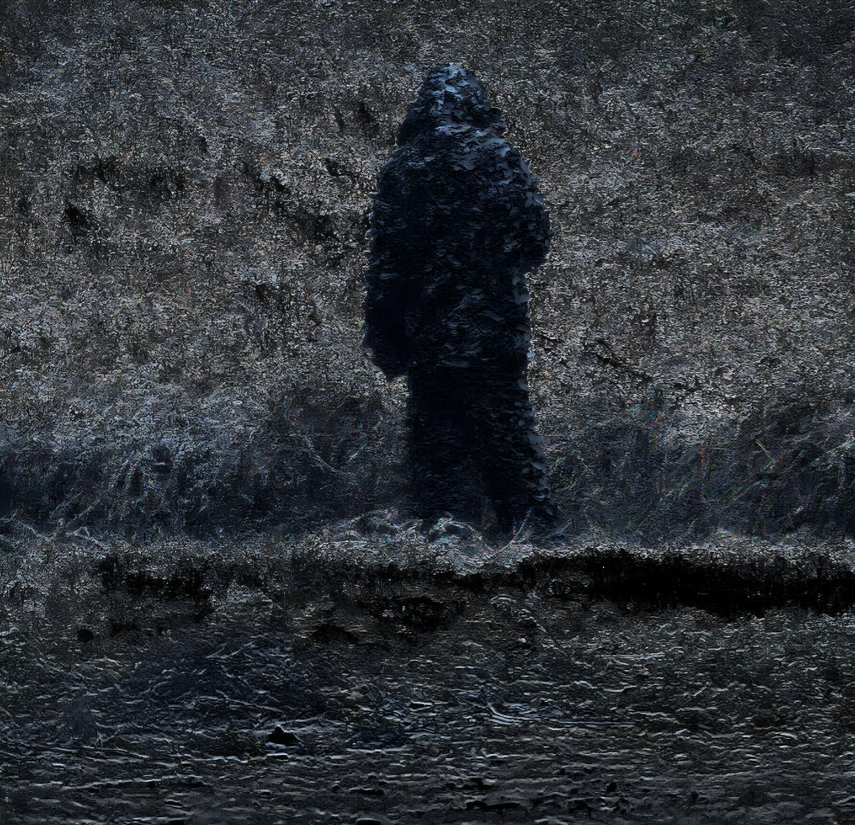
#> input picture data/sample/dolp.png, 855 x 825 px, shrunk from 1062 x 1024 before the run
$ python -i edge.py   (imports and definitions only)   (older library calls are emulated)
#> lines starting #> are read from the running program, lines starting #| are printed output that depends on the picture
import cv2
import numpy as np

def compute_edge_scharr(rgb):

    gray = cv2.cvtColor(rgb, cv2.COLOR_RGB2GRAY)
    gx = cv2.Scharr(gray, cv2.CV_64F,1,0)
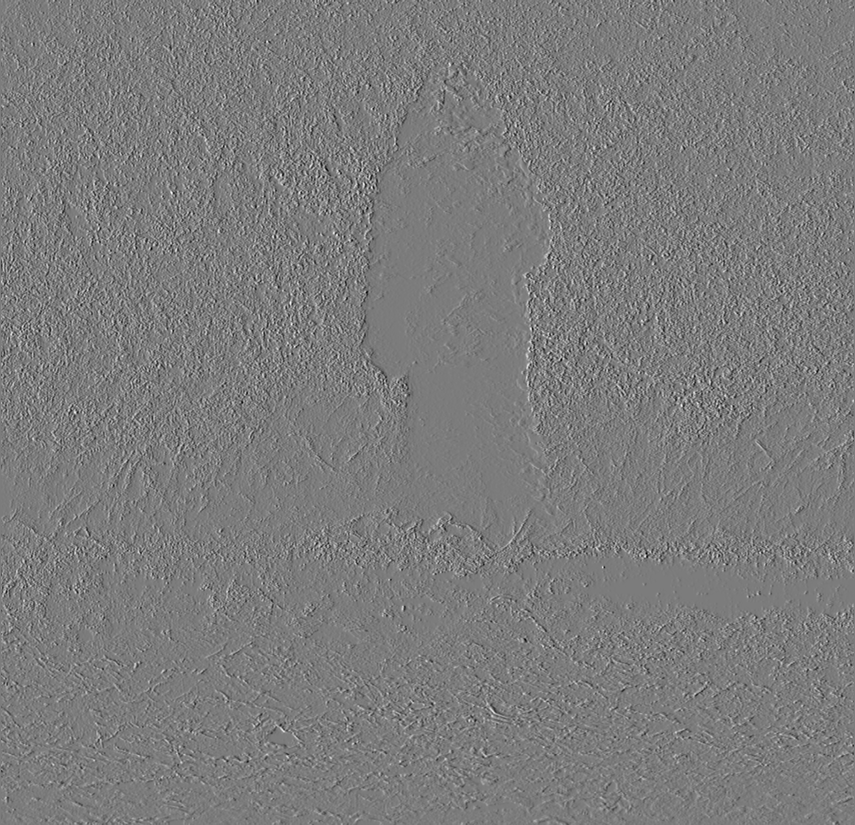
#> gx: shape (825, 855) float64; min -2544, max 2680, mean -0.2; drawn with min black and max white
    gy = cv2.Scharr(gray, cv2.CV_64F,0,1)
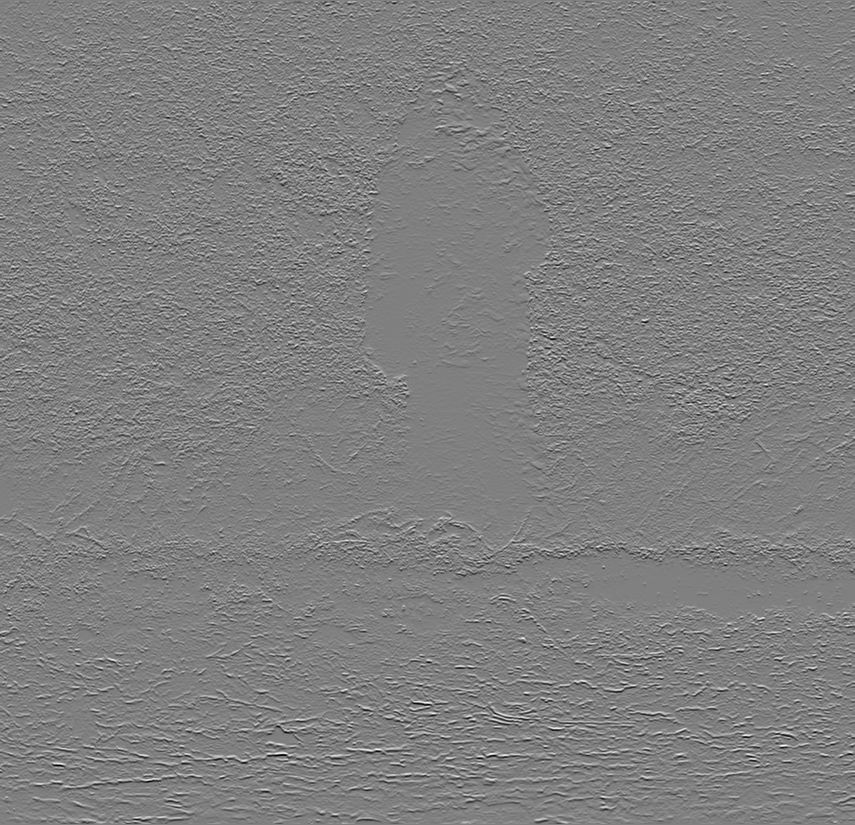
#> gy: shape (825, 855) float64; min -3297, max 3271, mean -0.6; drawn with min black and max white

    return np.sqrt(gx**2 + gy**2)
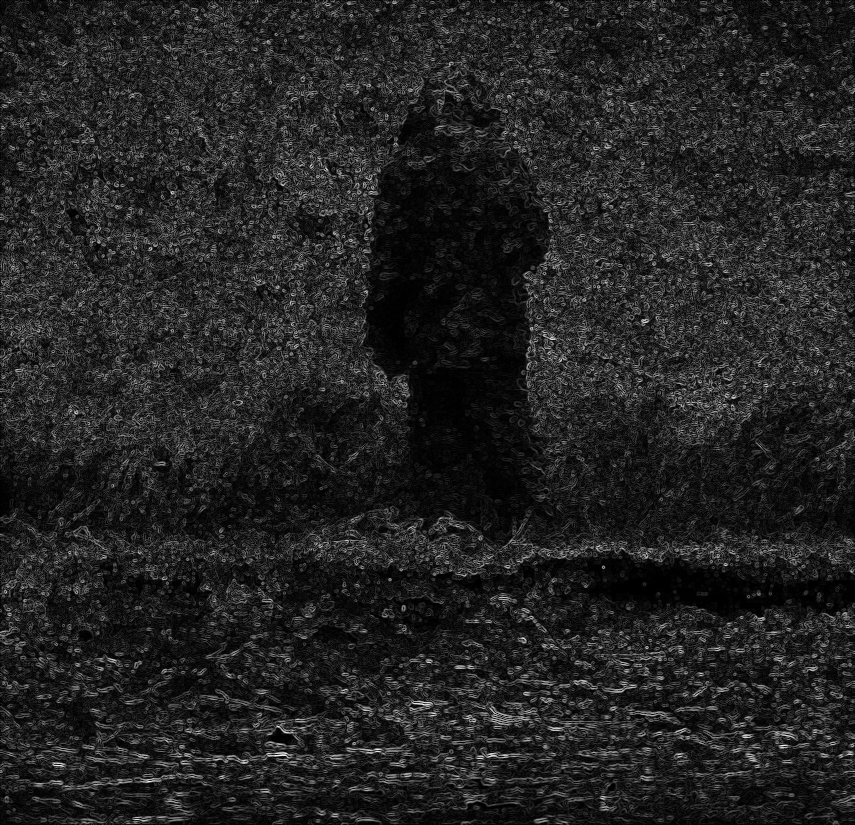
#> returned value: shape (825, 855) float64; min 0, max 3377.6, mean 470; drawn with min black and max white


def postprocess_edge(edge):

    edge = edge / (edge.max()+1e-8)
    bw = (edge >= 0.4).astype("uint8")

    kernel = np.ones((3,3),np.uint8)
    return cv2.morphologyEx(bw, cv2.MORPH_OPEN, kernel)

>>> import cv2
>>> picture = cv2.cvtColor(cv2.imread('../data/sample/dolp.png'), cv2.COLOR_BGR2RGB)
>>> result = compute_edge_scharr(picture)
